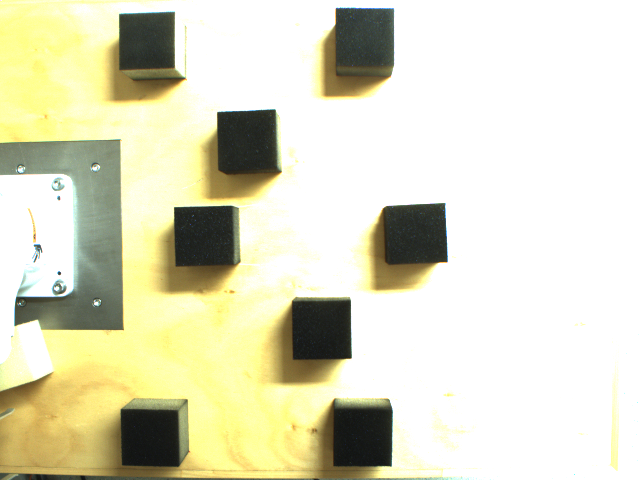
%> input picture Assignment 2/code/Q6/tt2.png, 1280 x 960 px (shown at 1/2 size)
$ octave Finding_boxes_new.m   (GNU Octave 9; MATLAB toolbox functions it lacks are replaced by stand-ins)
%> lines starting %> are read from the running program, lines starting %| are printed output that depends on the picture; in (x1, y1, x2, y2) boxes, pixels count from 0 and x2, y2 are one past the last pixel; in counts of white or black regions, pixels touching at a corner belong together; the program's own positions count from 1
### Assignment 2/code/Q6/p_dist_q6.m
function [pDist] = p_dist_q6(B1,B2,u,v)

LP1=[B1(1,1),B1(1,2)];
LP2=[B2(1,1),B2(1,2)];

D=sqrt((LP2(1)-LP1(1))^2+(LP2(2)-LP1(2))^2);

r=(u*(LP1(2)-LP2(2))+v*(LP2(1)-LP1(1))+LP2(2)*LP1(1)-LP1(2)*LP2(1));

pDist=r/D;


end

### Assignment 2/code/Q6/Finding_boxes_new.m
close all
clear
clc

I=imread('tt2.png');
%> I is the input picture: size 960x1280x3 uint8; mean R, G, B 220.7, 219.4, 193.5

%remove shadow
I2=rgb2hsv(I); %convert rgb to high saturation version
%> I2: size 960x1280x3 double; mean H, S, V 0.0967, 0.147, 0.871
T=I2(:,:,2); %get the bw from G
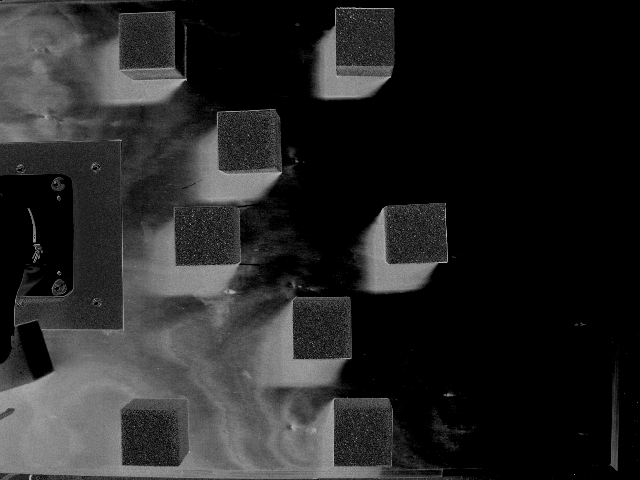
%> T: size 960x1280 double (shown at 1/2 size); min 0, max 0.774, mean 0.147
T1=T<0.3; % find shadow using manual threshold
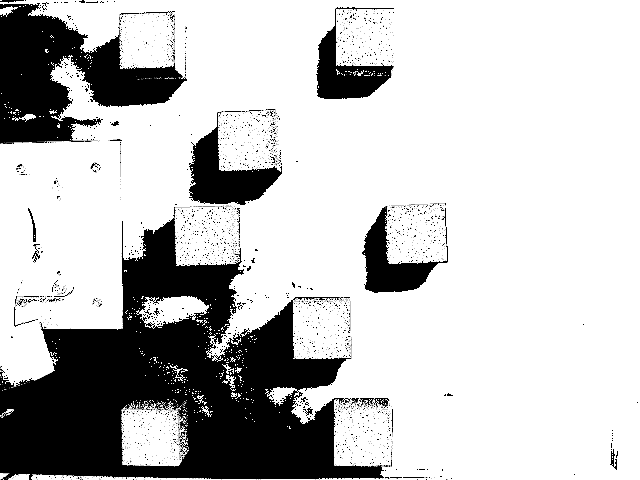
%> T1: size 960x1280 logical (shown at 1/2 size); 76.2% white; 2646 black regions (2562 under 20 px), largest, box (x1, y1, x2, y2) and area: (0, 414, 768, 960) 192804, (0, 6, 374, 288) 52412, (378, 224, 564, 410) 13962
T2=T1<1; % transverse black n white
Tgray=I2(:,:,3); % Bw of Image
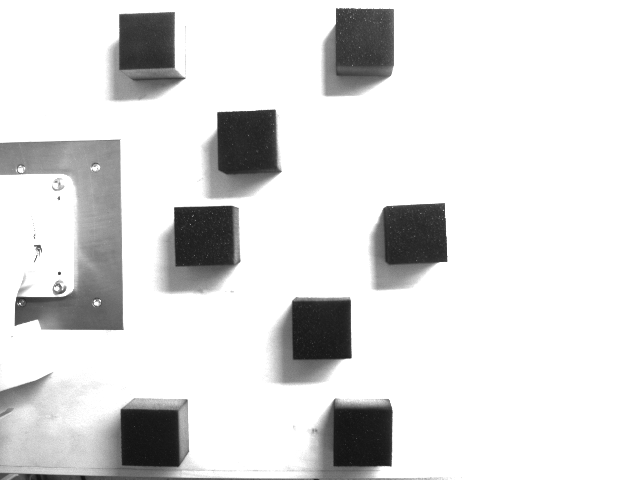
%> Tgray: size 960x1280 double (shown at 1/2 size); min 0.0667, max 1, mean 0.871
X=Tgray+T2; %remove shadow
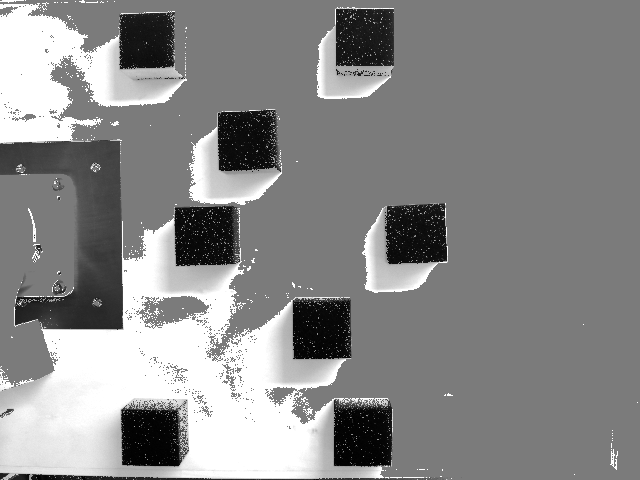
%> X: size 960x1280 double (shown at 1/2 size); min 0.0667, max 2, mean 1.11; drawn with min black and max white

X2=X<0.33; %find box
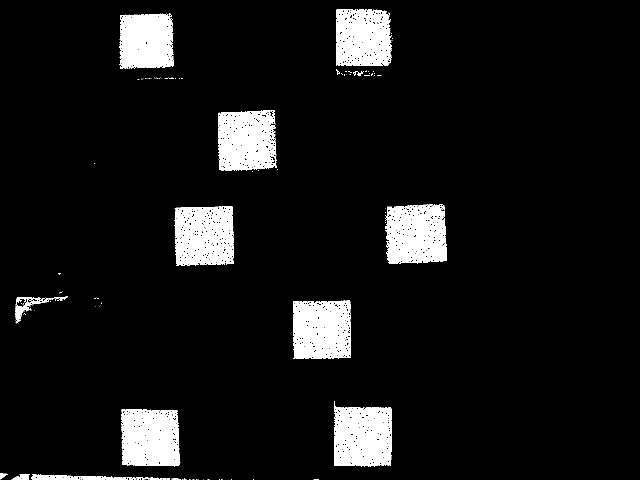
%> X2: size 960x1280 logical (shown at 1/2 size); 8.4% white; 110 white regions (93 under 20 px), largest, box (x1, y1, x2, y2) and area: (668, 802, 784, 934) 13021, (770, 408, 894, 528) 12861, (348, 412, 468, 532) 12740

C1=bwareaopen(X2,3000);
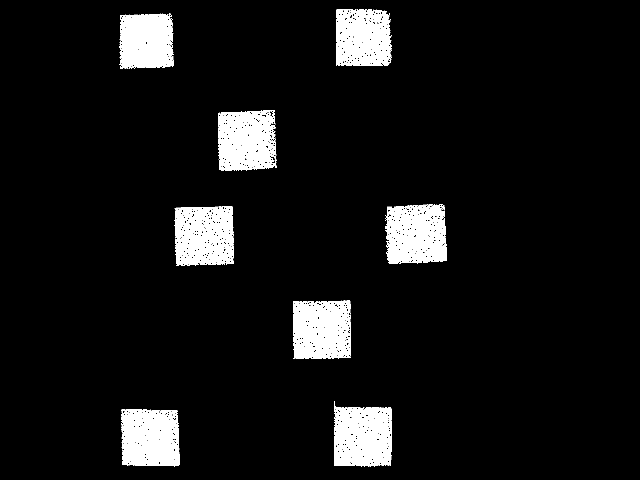
%> C1: size 960x1280 logical (shown at 1/2 size); 8% white; 8 white regions, largest, box (x1, y1, x2, y2) and area: (668, 802, 784, 934) 13021, (770, 408, 894, 528) 12861, (348, 412, 468, 532) 12740
se=strel('square',5);
C3=imclose(C1,se);
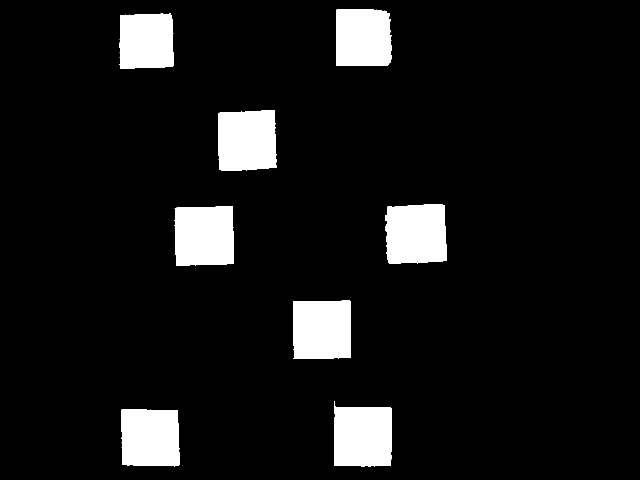
%> C3: size 960x1280 logical (shown at 1/2 size); 8.5% white; 8 white regions, largest, box (x1, y1, x2, y2) and area: (770, 408, 894, 528) 13712, (668, 802, 784, 934) 13644, (348, 412, 468, 532) 13618
C4=imfill(C3,'holes');

%imshow(C4)
%subplot(2,2,1), imshow(I);
%subplot(2,2,2), imshow(C1);

s=regionprops(C4,'centroid');
%> s = 8 regions; Centroid: [293.4 83.2], [301.1 876.1], [409.2 472.5], [494.4 281.8], [644.5 660.1], [726.2 873.4], [726.7 76.3], [832.9 468.9]
centroids=cat(1,s.Centroid);
%> centroids = [293.4 83.22; 301.1 876.1; 409.2 472.5; 494.4 281.8; 644.5 660.1; 726.2 873.4; 726.7 76.33; 832.9 468.9]
% [4 lines of commented-out code are left out]

x1=centroids(:,1);
%> x1 = [293.4; 301.1; 409.2; 494.4; 644.5; 726.2; 726.7; 832.9]
y1=centroids(:,2);
%> y1 = [83.22; 876.1; 472.5; 281.8; 660.1; 873.4; 76.33; 468.9]


% [5 lines of commented-out code are left out]

for i=1:length(x1)
    if ((x1(i)< 297 & x1(i)>287)& (y1(i)<88 & y1(i)>78 ))
        B1=[x1(i),y1(i)];
    end
end
%> this loop made 8 passes
%> B1 on pass 1: [293.4 83.22]

x1(B1(1,1)==x1)=[];
y1(B1(1,2)==y1)=[];

%find fiducial box_2 (270,220)
for i=1:length(x1)
    if ((x1(i)< 305 & x1(i)>295)& (y1(i)<881 & y1(i)>871 ))
        B2=[x1(i),y1(i)];
    end
end
%> this loop made 7 passes

x1(B2(1,1)==x1)=[];
y1(B2(1,2)==y1)=[];

%find fiducial box_3 (-270,523)
for i=1:length(x1)
    if ((x1(i)< 731 & x1(i)>721)& (y1(i)<81 & y1(i)>71 ))
        B3=[x1(i),y1(i)];
    end
end
%> this loop made 6 passes
%> B3 on pass 5: [726.7 76.33]

x1(B3(1,1)==x1)=[];
y1(B3(1,2)==y1)=[];


TF=isempty(x1);
%> TF = false
if TF==1
    warning('No objects detected other than fiducial boxes')
end

Yr=abs(p_dist_q6(B1,B2,x1,y1)); %distance from line going along centroids of box1 & box 2 (reference)
%> in p_dist_q6, `LP1=[B1(1,1),B1(1,2)];`: LP1 = [293.4 83.22]
%> in p_dist_q6, `LP2=[B2(1,1),B2(1,2)];`: LP2 = [301.1 876.1]
%> in p_dist_q6, `D=sqrt((LP2(1)-LP1(1))^2+(LP2(2)-LP1(2))^2);`: D = 792.9
%> in p_dist_q6, `r=(u*(LP1(2)-LP2(2))+v*(LP2(1)-LP1(1))+LP2(2)*LP1(1)-LP1(2)*LP2(1));`: r = [-88799.6; -157818.1; -273940.6; -337072; -424824.4]
%> in p_dist_q6, `pDist=r/D;`: pDist = [-112; -199; -345.5; -425.1; -535.8]
%> Yr = [112; 199; 345.5; 425.1; 535.8]
Xr=p_dist_q6(B1,B3,x1,y1);  %distance from line going along centroids of box1 & box 3 (reference)
%> Xr = [391.1; 201.8; 582.3; 797; 394.2]

%find the reference point according to the world cordinates
    %X 792.8691 = 540 real , %Y 433.3300 = 303 real
Yreal=((Yr*303)/433.3300)+220;    %REAL Y CORDINATE
%> Yreal = [298.3; 359.2; 461.6; 517.3; 594.6]
Xreal=((Xr*540)/792.8691)-270;    %REAL x CORDINATE
%> Xreal = [-3.65; -132.6; 126.6; 272.8; -1.54]

% subplot(2,2,1), imshow(I); title 'Original'
% subplot(2,2,2), imshow(C4); title 'with centroids', hold on, plot(centroids(:,1),centroids(:,2),'b*'); hold off
% subplot(2,2,3), imshow(T1); title 'shadow'
